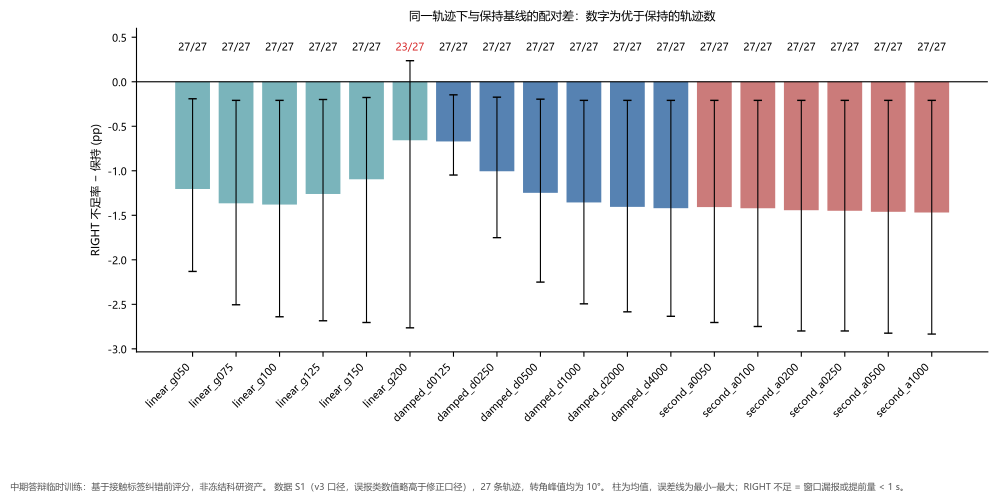

Reproduce this figure in Python.
"""Tavotto entry: existing results only; no training, no simulation.
original_plot_code
"""
import sys
from pathlib import Path
LIBRARY=Path(__file__).resolve().parents[1]
SUPPORT=LIBRARY / "site-packages"
if str(SUPPORT) not in sys.path: sys.path.insert(0,str(SUPPORT))
from _support import draw

fig=draw('descriptive', 'fig02_配对迟报差_相对保持')
fig.savefig(Path(__file__).parent / 'fig02_配对迟报差_相对保持.pdf')
